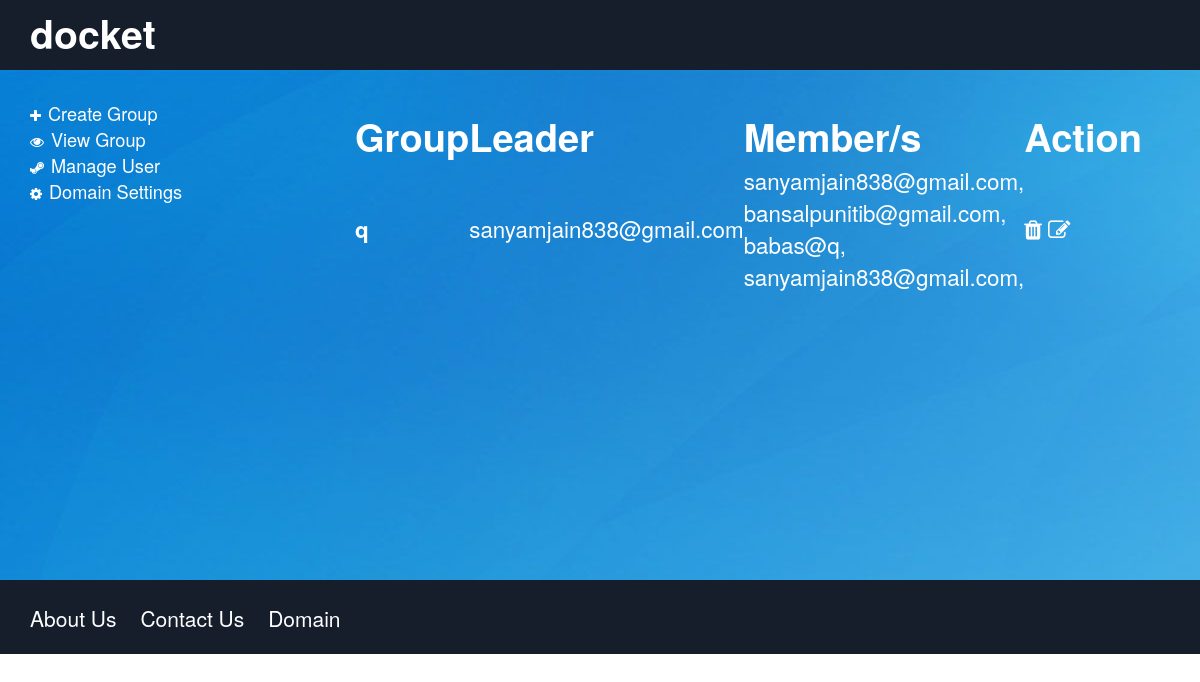
/domain_view_group.php (signed in), run on the app's committed database.
### tables this page shows
CREATE TABLE `group_title` (
  `group_name` varchar(50) NOT NULL,
  `group_leader` varchar(50) NOT NULL,
  `group_domain` varchar(50) NOT NULL,
  `id` int(50) NOT NULL,
  `group_desc` varchar(500) NOT NULL,
  `group_id` int(10) NOT NULL
);

CREATE TABLE `groups` (
  `id` int(10) NOT NULL,
  `group_id` varchar(60) NOT NULL,
  `user_email` varchar(50) NOT NULL,
  `position` varchar(50) NOT NULL
);

### domain_view_group.php (the view, shortened to what this page needs)
<?php
$user = $_SESSION['username'];
?>
<!DOCTYPE html>
<html lang="en">
<head>
	<link rel="stylesheet" type="text/css" href="css/style.css">
	<link rel="stylesheet" type="text/css" href="css/domain_style.css">
	<link rel="stylesheet" type="text/css" href="css/bootstrap.css">
	<link rel="stylesheet" type="text/css" href="css/bootstrap.min.css">
	<link rel="stylesheet" type="text/css" href="fonts/font-awesome/css/font-awesome.css">
</head>
<body>
<nav class="header">
  <div class="container">
    <div class="navbar-header title">
      <a class="navbar-brand" href="index.php">docket</a>
    </div>
  </div>
</nav>
<div class="main">
	<div class="container">
	<div class="col-md-3 domainbar" >
		<i class="fa fa-plus " aria-hidden="true"></i>
		<a href="group_create.php" style="color:#fff"> Create Group</a>
	<br>
		<i class="fa fa-eye" aria-hidden="true"></i>
		<a href="domain_view_group.php" style="color:#fff">View Group</a>
	<br>
		<i class="fa fa-steam" aria-hidden="true"></i>
		<a href="domain_manage_user.php" style="color:#fff">Manage User</a>
	<br>
		<i class="fa fa-cog" aria-hidden="true"></i>
		<a href="domain_manage_setting.php" style="color:#fff">Domain Settings</a>
	</div>
	<div class="groups user_list col-md-9">
		<table border = "2" width = "100%">
			<tr class="bold">
				<td align = 'center'>Group</td>
				<td align = 'center'>Leader</td>
				<td align = 'center'>Member/s</td>
				<td align = 'center'>Action</td>
			</tr>
				<?php
				$SQ="SELECT * FROM domain WHERE d_email = '$user'";
				$res = mysql_query($SQ);
				while ($db_field = mysql_fetch_assoc($res)){
				$d = $db_field['d_id'];
				$SQL = "SELECT * FROM group_title WHERE group_domain='$d'";
				$result = mysql_query($SQL);
				while ($db_field = mysql_fetch_assoc($result)) {
				$a = $db_field['group_name'];
				$b = $db_field['group_leader'];
				$e = $db_field['group_id'];
				print("<tr><td align = 'center'><b><a href='viewgroup.php?key=".$e."'>".$a."</b></td>");
				if($b == ""){
					print("<td align = 'center'><b>no leader</font></b></td>");
				}
				else{
					print("<td align = 'center'><a href='viewuser.php?key=".$b."'>".$b."</td>");
				}
				print("<td align = 'center'>");
				$SQL1 = "SELECT * FROM groups WHERE group_id = '$e'";
				$result1 = mysql_query($SQL1);
				while ($db_field = mysql_fetch_assoc($result1)) {
					$c = $db_field['user_email'];
					print ("<a href='viewuser.php?key=".$c."'>".$c.", ");
				}
				print("</td>");
				print("<td width = '70px' align = 'center'><a href = 'delete_group.php?key=".$e."'><i class='fa fa-trash'></i> </a>");
				print("<a href = 'edit_group.php?key=".$a."'> <i class='fa fa-edit'></i></a>");
				}}
				?>
		</table>
	  </div>
	</div>
</div>
<div class="footer">
		<div class="container">
		<div class="col-md-8 foot">
			<ul>
				<li><a href="#">About Us</a></li>
				<li><a href="#">Contact Us</a></li>
				<li><a href="#">Domain</a></li>
			</ul>
		</div>
		</div>
</div>
</body>
</html>

### css/style.css (style rules this page uses)
body { margin: 0; padding: 0; font-family: "Century Gothic",Arial, Helvetica, sans-serif; font-size: 100%; background:#fff; }
a { color: #fff }
.main { margin: 0px; background: url(../images/header_img.jpg) ; width: 100%; min-height: 510px; }
.header { margin: 0px; padding: 10px 0px 10px 0px ; color: #fff; background: #161e2c }
.title a { text-align: left; color: #fff; font-size: 2.8em; font-weight: 600; padding: 0 ; line-height: 1.2em }
.footer { margin: 0px; padding: 0px; background: #161e2c; width: 100%; min-height: 74px; text-align: left; padding-top: 23px }
.foot { padding: 0px }
.foot ul { margin: 0; padding: 0 }
.foot ul li { display: inline; list-style: none; padding: 20px; padding-left: 0px }
.foot ul li a { color: #fff; font-size: 1.5em }
.user_list { color: #fff; font-size: 1.6em }
.user_list a { color: #fff }
.user_list table, th, td ,tr { border: 0px; text-align: left; }
.groups { padding: 40px }
.bold { font-size: 1.7em; font-weight: bolder; }

### css/domain_style.css (style rules this page uses)
.domainbar { padding: 20px; padding-left: 0px; margin-top: 10px; color: #fff }
.domainbar a { font-size: 1.3em; margin: 10px; margin-left: 3px }

### data on the page
group_title: group_name "q", group_leader "sanyamjain838@gmail.com"
groups: user_email "sanyamjain838@gmail.com"
groups: user_email "bansalpunitib@gmail.com"
groups: user_email "babas@q"
groups: user_email "sanyamjain838@gmail.com"
